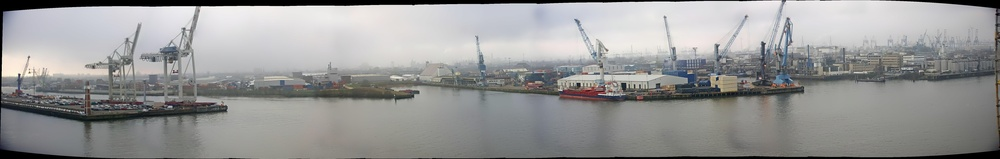
#> input picture Assignment 02-20241116/panorama.jpg, 1000 x 159 px, shrunk from 6784 x 1082 before the run
$ jupyter execute task_1.ipynb
#> lines starting #> are read from the running program, lines starting #| are printed output that depends on the picture
[cell 1]
from skimage import io, color, feature
import matplotlib.patches as patches
import matplotlib.pyplot as plt
import numpy as np

[cell 2]
panaroma_path = 'panorama.jpg'
template_path = 'template.jpg'
panaroma = io.imread(panaroma_path)
#> panaroma is the input picture: shape (159, 1000, 3); mean R, G, B 150.7, 150.9, 150.4
template = io.imread(template_path)
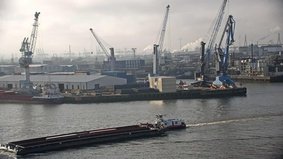
#> input picture Assignment 02-20241116/template.jpg, 283 x 159 px, shrunk from 1920 x 1080 before the run
#> template is the input picture: shape (159, 283, 3); mean R, G, B 135.3, 134.4, 133.4

[cell 3]
panaroma_gray = color.rgb2gray(panaroma)
template_gray = color.rgb2gray(template)

[cell 4]
result = feature.match_template(panaroma_gray, template_gray)

[cell 5]
ij = np.unravel_index(np.argmax(result), result.shape)
#> ij = (0, 560)
x, y = ij[::-1]
#> x = 560; y = 0
print(x, y)
#| 560 0

[cell 6]
# Visualize the result
fig, ax = plt.subplots(figsize=(10, 5))
ax.imshow(panaroma_gray, cmap='gray')
rect = patches.Rectangle((x, y), template_gray.shape[1], template_gray.shape[0], edgecolor='r', facecolor='none')
ax.add_patch(rect)
ax.set_title('Template Matching Result')
ax.axis('off')
plt.show()
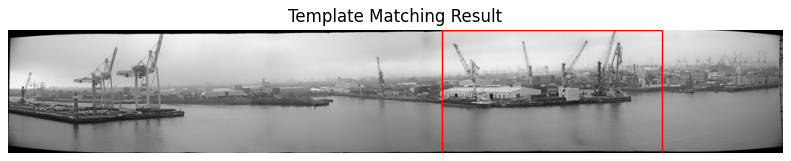
#> figure drawn by matplotlib, 1 panel

[cell 7]
 # Flip the template horizontally
template_gray_flipped = np.fliplr(template_gray)
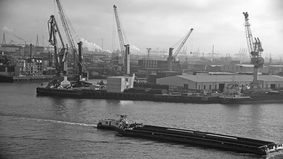
#> template_gray_flipped: shape (159, 283) float64; min 0.0221, max 0.999, mean 0.528

# Perform template matching with the flipped template
result_flipped = feature.match_template(panaroma_gray, template_gray_flipped, pad_input=True)
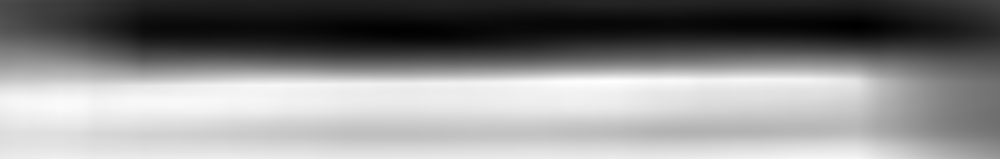
#> result_flipped: shape (159, 1000) float64; min -0.71, max 0.657, mean 0.0374; drawn with min black and max white

# Find the coordinates of the highest correlation for the flipped template
ij_flipped = np.unravel_index(np.argmax(result_flipped), result_flipped.shape)
#> ij_flipped = (81, 616)
x_flipped, y_flipped = ij_flipped[::-1]
#> x_flipped = 616; y_flipped = 81

[cell 8]
# Visualize the matching result for the flipped template
fig, ax = plt.subplots(figsize=(10, 5))
ax.imshow(panaroma_gray, cmap='gray')
rect_flipped = patches.Rectangle((x_flipped, y_flipped), template_gray_flipped.shape[1], template_gray_flipped.shape[0], edgecolor='blue', facecolor='none')
ax.add_patch(rect_flipped)
ax.set_title('Template Matching Result with Flipped Template')
ax.axis('off')
plt.show()
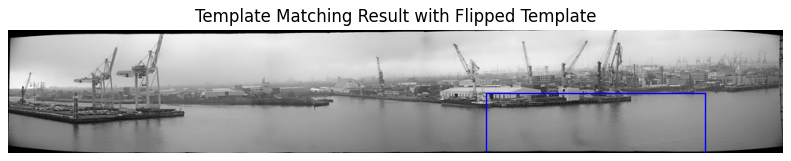
#> figure drawn by matplotlib, 1 panel
